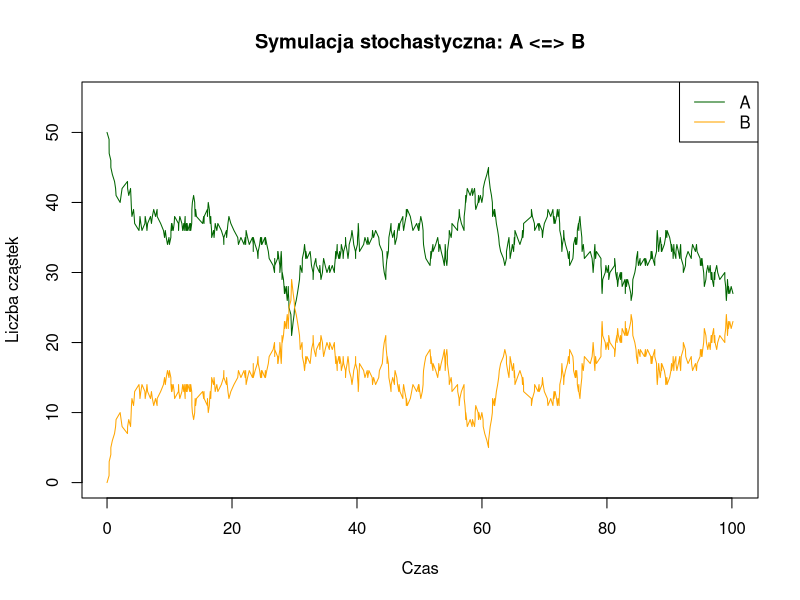
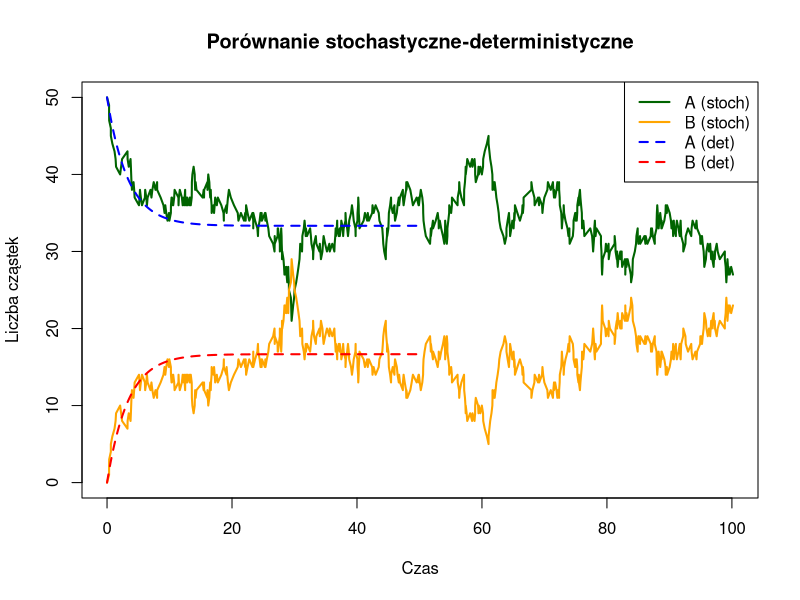

These figures' R source, in order:
## ---- chunk 1
library("deSolve")
## ---- chunk 2
stoch_ab <- function(k_ab, k_ba, A_0, B_0, t_max){
  A  <- c(A_0)
  B  <- c(B_0)
  
  times <- c(0)
  t_now  <- 0
  counter <- 2
  
  while(t_now<=t_max){
  
  prop1 <- k_ab*A[counter-1]
  prop2 <- k_ba*B[counter-1]
  
  h <- prop1 + prop2
  
  r1 <- runif(1)
  r2 <- runif(1)
  
  tau <- -log(r1)/h
  
  if(0<= r2 && r2 < prop1/h) {
    A[counter] <- A[counter-1] - 1
    B[counter] <- B[counter-1] + 1
  
    if(A[counter]<0) A[counter] <- 0
  }
  
  if(prop1/h <= r2 && r2 <= 1) {
    A[counter] <- A[counter-1] + 1
    B[counter] <- B[counter-1] - 1
  
    if(B[counter]<0) B[counter] <- 0
  }  
  
  
  times[counter] <- times[counter-1] + tau
  t_now  <- t_now + tau
  counter <- counter + 1
  }
  list(times=times, A=A, B=B)
}

res_stoch_ab <- stoch_ab(k_ab = 0.1, k_ba = 0.2, A_0 = 50, B_0 = 0, t_max = 100)
## ---- chunk 3
plot(res_stoch_ab$times, res_stoch_ab$A, 
     type = "l", 
     col = "darkgreen", 
     xlab = "Czas", 
     ylab = "Liczba cząstek",
     main = "Symulacja stochastyczna: A <=> B",
     ylim = c(0, max(c(res_stoch_ab$A, res_stoch_ab$B)) + 5))
lines(res_stoch_ab$times, res_stoch_ab$B, col = "orange")
legend("topright", 
       legend = c("A", "B"), 
       col = c("darkgreen", "orange"), 
       lty = 1)
## ---- chunk 4
AB <- function(t, y, parameters){
  k_ab_1 <- parameters[1]
  k_ba_1 <- parameters[2]
  
  A_1 <- y[1]
  B_1 <- y[2]
  
  dA <- -k_ab_1*A_1 + k_ba_1*B_1
  dB <- k_ab_1*A_1 - k_ba_1*B_1
  
  list(c(dA, dB))
}
## ---- chunk 5
parameters_ab <- c(k_ab_1 = 0.1, k_ba_1 = 0.2)
inits <- c(A_1 = 50, B_1 = 0)
times <- seq(0, 50, by = 0.1)

ab <- as.data.frame(ode(
  y = inits,
  times = times,
  func = AB,
  parms = parameters_ab
))
## ---- chunk 6
plot(res_stoch_ab$times, res_stoch_ab$A, 
     type = "l", 
     col = "darkgreen", 
     xlab = "Czas", 
     ylab = "Liczba cząstek",
     main = "Porównanie stochastyczne-deterministyczne",
     ylim = c(0, max(c(res_stoch_ab$A, res_stoch_ab$B, ab$A_1, ab$B_1))),
     lwd = 2)
lines(res_stoch_ab$times, res_stoch_ab$B, col = "orange", lwd = 2)
lines(ab$time, ab$A, col = "blue", lty = 2, lwd = 2)
lines(ab$time, ab$B, col = "red", lty = 2, lwd = 2)
legend("topright", 
       legend = c("A (stoch)", "B (stoch)", "A (det)", "B (det)"),
       col = c("darkgreen", "orange", "blue", "red"), 
       lty = c(1, 1, 2, 2),
       lwd = 2)
